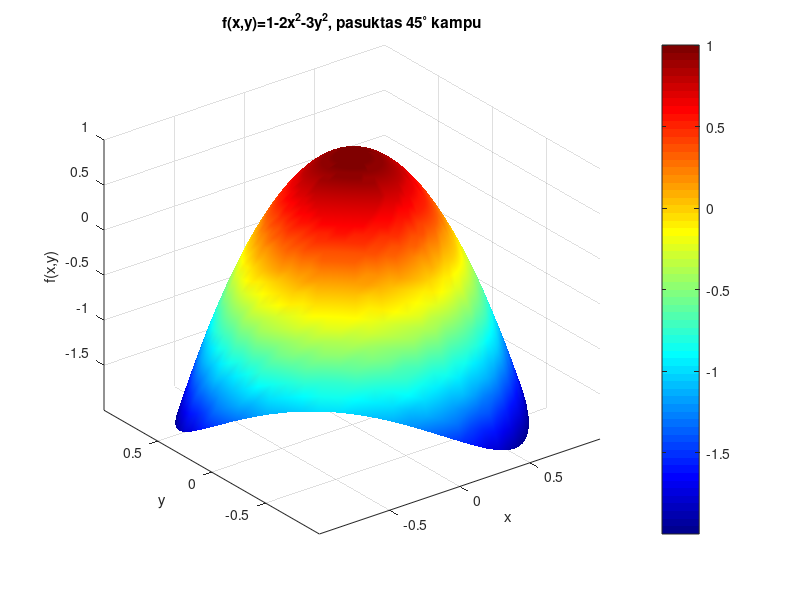
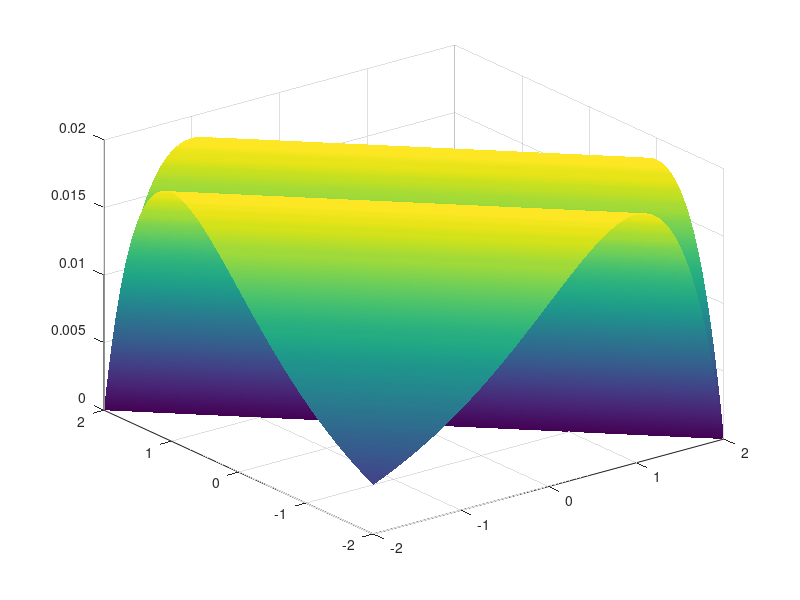

MATLAB code to generate these figures, in order: (Note: this script raises an error after producing the figures.)
% Adomas Grigorovičius LD4 2026-10-11 EDif-25/1 1var.
%a
theta = linspace(0,2*pi,60);
r = linspace(0,1,30);
[T,R] = meshgrid(theta,r);
X = R.*cos(T);
Y = R.*sin(T);
Z = 1-2*X.^2-3*Y.^2;

figure
h = surf(X,Y,Z);
shading interp
colormap(jet)
colorbar
rotate(h,[0 0 1],45,[0 0 0])
axis tight
grid on
xlabel('x')
ylabel('y')
zlabel('f(x,y)')
title('f(x,y)=1-2x^2-3y^2, pasuktas 45^\circ kampu')

%b
x = linspace(-2,2,100);
y = x;
[X,Y] = meshgrid(x,y);
S = abs(X+Y);
Z = sin(S/20).*exp(-S);

figure
h = surf(X,Y,Z);
shading interp
colormap(parula)
colorbar
rotate(h,[0 0 1],60,[0 0 0])
axis tight
grid on
xlabel('x')
ylabel('y')
zlabel('f(x,y)')
title('f(x,y)=sin(|x+y|/20)e^{-|x+y|}, pasuktas 60^\circ kampu')
